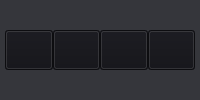
             <widget class="QWidget" name="productAction_widget_6" native="true">
              <property name="sizePolicy">
               <sizepolicy hsizetype="Expanding" vsizetype="Expanding">
                <horstretch>0</horstretch>
                <verstretch>0</verstretch>
               </sizepolicy>
              </property>
              <property name="styleSheet">
               <string notr="true">background-color:rgb(53, 54, 59);</string>
              </property>
              <layout class="QGridLayout" name="gridLayout_7">
               <property name="leftMargin">
                <number>5</number>
               </property>
               <property name="topMargin">
                <number>5</number>
               </property>
               <property name="rightMargin">
                <number>5</number>
               </property>
               <property name="bottomMargin">
                <number>5</number>
               </property>
               <property name="spacing">
                <number>0</number>
               </property>
               <item row="0" column="0">
                <layout class="QHBoxLayout" name="horizontalLayout_6">
                 <property name="spacing">
                  <number>0</number>
                 </property>
                 <property name="topMargin">
                  <number>0</number>
                 </property>
                 <property name="bottomMargin">
                  <number>0</number>
                 </property>
                 <item>
                  <widget class="QPushButton" name="pushButton_17">
                   <property name="sizePolicy">
                    <sizepolicy hsizetype="Expanding" vsizetype="Fixed">
                     <horstretch>0</horstretch>
                     <verstretch>0</verstretch>
                    </sizepolicy>
                   </property>
                   <property name="minimumSize">
                    <size>
                     <width>40</width>
                     <height>40</height>
                    </size>
                   </property>
                   <property name="maximumSize">
                    <size>
                     <width>60</width>
                     <height>40</height>
                    </size>
                   </property>
                   <property name="styleSheet">
                    <string notr="true">background-color: rgb(18, 18, 23);
padding: 5px;
color:rgb(255, 255, 255);</string>
                   </property>
                   <property name="icon">
                    <iconset theme="QIcon::ThemeIcon::EditFind"/>
                   </property>
                   <property name="iconSize">
                    <size>
                     <width>24</width>
                     <height>24</height>
                    </size>
                   </property>
                  </widget>
                 </item>
                 <item>
                  <widget class="QPushButton" name="pushButton_18">
                   <property name="sizePolicy">
                    <sizepolicy hsizetype="Expanding" vsizetype="Fixed">
                     <horstretch>0</horstretch>
                     <verstretch>0</verstretch>
                    </sizepolicy>
                   </property>
                   <property name="minimumSize">
                    <size>
                     <width>30</width>
                     <height>30</height>
                    </size>
                   </property>
                   <property name="maximumSize">
                    <size>
                     <width>60</width>
                     <height>40</height>
                    </size>
                   </property>
                   <property name="styleSheet">
                    <string notr="true">background-color: rgb(18, 18, 23);
padding: 5px;
color:rgb(255, 255, 255);</string>
                   </property>
                   <property name="text">
                    <string/>
                   </property>
                   <property name="icon">
                    <iconset theme="QIcon::ThemeIcon::CameraPhoto"/>
                   </property>
                   <property name="iconSize">
                    <size>
                     <width>24</width>
                     <height>24</height>
                    </size>
                   </property>
                  </widget>
                 </item>
                 <item>
                  <widget class="QPushButton" name="pushButton_19">
                   <property name="sizePolicy">
                    <sizepolicy hsizetype="Expanding" vsizetype="Fixed">
                     <horstretch>0</horstretch>
                     <verstretch>0</verstretch>
                    </sizepolicy>
                   </property>
                   <property name="minimumSize">
                    <size>
                     <width>30</width>
                     <height>30</height>
                    </size>
                   </property>
                   <property name="maximumSize">
                    <size>
                     <width>60</width>
                     <height>40</height>
                    </size>
                   </property>
                   <property name="styleSheet">
                    <string notr="true">background-color: rgb(18, 18, 23);
padding: 5px;
color:rgb(255, 255, 255);</string>
                   </property>
                   <property name="text">
                    <string/>
                   </property>
                   <property name="icon">
                    <iconset theme="QIcon::ThemeIcon::EditDelete"/>
                   </property>
                   <property name="iconSize">
                    <size>
                     <width>24</width>
                     <height>24</height>
                    </size>
                   </property>
                  </widget>
                 </item>
                 <item>
                  <widget class="QPushButton" name="pushButton_20">
                   <property name="sizePolicy">
                    <sizepolicy hsizetype="Expanding" vsizetype="Fixed">
                     <horstretch>0</horstretch>
                     <verstretch>0</verstretch>
                    </sizepolicy>
                   </property>
                   <property name="minimumSize">
                    <size>
                     <width>30</width>
                     <height>30</height>
                    </size>
                   </property>
                   <property name="maximumSize">
                    <size>
                     <width>60</width>
                     <height>40</height>
                    </size>
                   </property>
                   <property name="styleSheet">
                    <string notr="true">background-color: rgb(18, 18, 23);
padding: 5px;
color:rgb(255, 255, 255);</string>
                   </property>
                   <property name="text">
                    <string/>
                   </property>
                   <property name="icon">
                    <iconset theme="QIcon::ThemeIcon::MailMessageNew"/>
                   </property>
                   <property name="iconSize">
                    <size>
                     <width>24</width>
                     <height>24</height>
                    </size>
                   </property>
                  </widget>
                 </item>
                </layout>
               </item>
              </layout>
             </widget>
